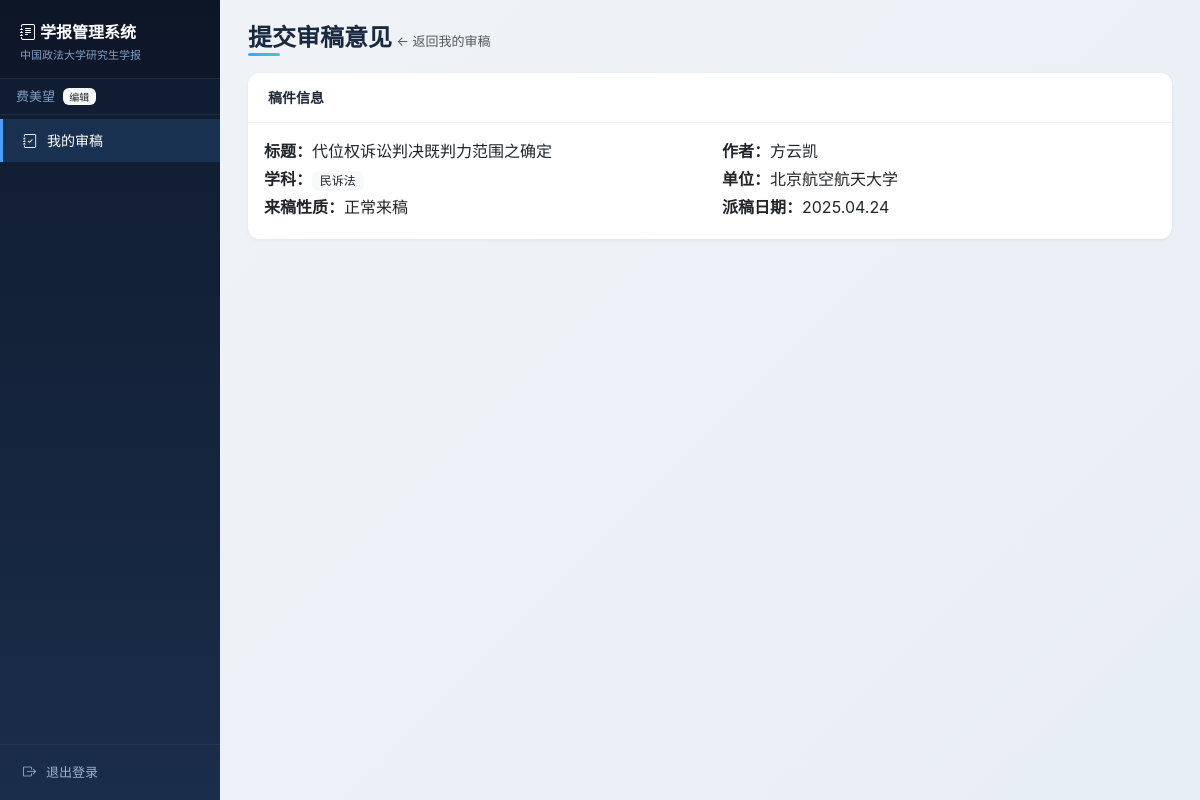
/editor/review/14 (signed in), run on the app's committed database.
### tables this page shows
CREATE TABLE editors (
            id       INTEGER PRIMARY KEY AUTOINCREMENT,
            name     TEXT NOT NULL UNIQUE,
            email    TEXT,
            role     TEXT DEFAULT '编辑',
            subjects TEXT,
            notes    TEXT,
            active   INTEGER DEFAULT 1
        , password_hash TEXT DEFAULT NULL, last_login TEXT);

CREATE TABLE submissions (
            id              INTEGER PRIMARY KEY AUTOINCREMENT,
            title           TEXT NOT NULL,
            field           TEXT NOT NULL,
            sub_field       TEXT,
            submission_type TEXT DEFAULT '正常来稿',
            author1_id      INTEGER REFERENCES authors(id),
            author2_id      INTEGER REFERENCES authors(id),
            received_date   TEXT NOT NULL,
            status          TEXT DEFAULT '待处理',
            issue           TEXT,
            file_path       TEXT,
            notes           TEXT,
            created_at      TEXT DEFAULT (datetime('now','localtime')),
            updated_at      TEXT DEFAULT (datetime('now','localtime'))
        );

CREATE TABLE authors (
            id          INTEGER PRIMARY KEY AUTOINCREMENT,
            name        TEXT NOT NULL,
            email       TEXT,
            phone       TEXT,
            address     TEXT,
            affiliation TEXT,
            department  TEXT,
            grade       TEXT,
            notes       TEXT,
            created_at  TEXT DEFAULT (datetime('now','localtime'))
        );

CREATE TABLE assignments (
            id              INTEGER PRIMARY KEY AUTOINCREMENT,
            submission_id   INTEGER NOT NULL REFERENCES submissions(id),
            editor_id       INTEGER NOT NULL REFERENCES editors(id),
            round           TEXT NOT NULL DEFAULT '一审',
            assigned_date   TEXT NOT NULL,
            deadline        TEXT,
            status          TEXT DEFAULT '待审',
            result          TEXT,
            result_date     TEXT,
            opinion_summary TEXT,
            notes           TEXT,
            created_at      TEXT DEFAULT (datetime('now','localtime'))
        , score_topic REAL, score_argument REAL, score_innovation REAL, score_standard REAL, score_total REAL, review_opinion TEXT, review_comment TEXT, file_review TEXT, file_annotated TEXT, reviewed_at TEXT);

### webapp.py (the view, shortened to what this page needs)
@app.route("/editor/review/<int:aid>", methods=["GET", "POST"])
@login_required
def editor_review(aid):
    conn = get_conn()
    assign = conn.execute("""
        SELECT a.*, s.title, s.field, s.submission_type,
               au.name AS author_name, au.affiliation AS author_aff
        FROM assignments a
        JOIN submissions s ON a.submission_id = s.id
        LEFT JOIN authors au ON s.author1_id = au.id
        WHERE a.id=?
    """, (aid,)).fetchone()
    if not assign:
        conn.close()
        flash("派稿记录不存在", "danger")
        return redirect(url_for("editor_dashboard"))
    if assign["editor_id"] != current_user.id and not current_user.is_admin:
        conn.close()
        flash("这不是分配给您的审稿任务", "danger")
        return redirect(url_for("editor_dashboard"))
    conn.close()
    return render_template("editor_review.html", assign=assign)

### webapp.py (called while the page is built)
@login_manager.user_loader
def load_user(user_id):
    conn = get_conn()
    row = conn.execute("SELECT * FROM editors WHERE id=?", (user_id,)).fetchone()
    conn.close()
    return EditorUser(row) if row else None

def get_conn():
    conn = sqlite3.connect(DB_PATH)
    conn.row_factory = sqlite3.Row
    conn.execute("PRAGMA foreign_keys=ON")
    return conn

def need_setup():
    conn = get_conn()
    cnt = conn.execute(
        "SELECT COUNT(*) FROM editors WHERE password_hash IS NOT NULL"
    ).fetchone()[0]
    conn.close()
    return cnt == 0

@app.before_request
def before_request():
    if not need_setup():
        return
    if request.endpoint not in ("setup", "static"):
        return redirect(url_for("setup"))

    @property
    def is_admin(self):
        return self.role in ("主编", "管理员")

### templates/editor_review.html (shortened to what this page needs)
{% extends "base.html" %}
{% block content %}
<div class="page-header">
    <h4>提交审稿意见</h4>
    <a href="{{ url_for('editor_dashboard') }}" class="text-muted text-decoration-none fs-small">← 返回我的审稿</a>
</div>
<div class="card mb-3">
    <div class="card-header">稿件信息</div>
    <div class="card-body">
        <div class="row">
            <div class="col-md-6">
                <p class="mb-1"><strong>标题：</strong>{{ assign.title }}</p>
                <p class="mb-1"><strong>学科：</strong><span class="badge bg-light text-dark">{{ assign.field }}</span></p>
                <p class="mb-1"><strong>来稿性质：</strong>{{ assign.submission_type }}</p>
            </div>
            <div class="col-md-6">
                <p class="mb-1"><strong>作者：</strong>{{ assign.author_name or '-' }}</p>
                <p class="mb-1"><strong>单位：</strong>{{ assign.author_aff or '-' }}</p>
                <p class="mb-1"><strong>派稿日期：</strong>{{ assign.assigned_date }}</p>
            </div>
        </div>
    </div>
</div>
{% endblock %}

### templates/base.html (shortened to what this page needs)
<!DOCTYPE html>
<html lang="zh-CN">
<head>
    <link href="https://cdn.bootcdn.net/ajax/libs/bootstrap/5.3.3/css/bootstrap.min.css" rel="stylesheet">
    <link rel="stylesheet" href="https://cdn.bootcdn.net/ajax/libs/bootstrap-icons/1.11.3/font/bootstrap-icons.min.css">
</head>
<body>
    {% if current_user.is_authenticated %}
    <nav class="sidebar d-none d-md-block">
        <div class="brand">
            <i class="bi bi-journal-text me-1"></i>学报管理系统
            <small>中国政法大学研究生学报</small>
        </div>
        <div class="px-3 py-2" style="border-bottom:1px solid rgba(255,255,255,.06);font-size:13px">
            <span style="color:#7e9ec4">{{ current_user.name }}</span>
            <span class="badge bg-light text-dark ms-1" style="font-size:10px">{{ current_user.role }}</span>
        </div>
        <ul class="nav flex-column mt-1">
            <li class="nav-item">
                <a class="nav-link {% if request.path.startswith('/editor/') %}active{% endif %}" href="{{ url_for('editor_dashboard') }}">
                    <i class="bi bi-journal-check"></i>我的审稿
                </a>
            </li>
        </ul>
        <div style="position:absolute;bottom:0;left:0;right:0;padding:12px 20px;border-top:1px solid rgba(255,255,255,.06)">
            <a href="{{ url_for('logout') }}" class="nav-link" style="padding:6px 0;color:#9bb3d1;font-size:13px">
                <i class="bi bi-box-arrow-right"></i>退出登录
            </a>
        </div>
    </nav>
    {% endif %}
    <div class="main">
        {% block content %}{% endblock %}
    </div>
</body>
</html>

### templates/base.html (style rules this page uses)
body { background: linear-gradient(135deg, #f0f4f8 0%, #e8eef5 100%); font-family: -apple-system, "Microsoft YaHei", "PingFang SC", sans-serif; }
.sidebar { position: fixed; top: 0; bottom: 0; left: 0; width: 220px; background: linear-gradient(180deg, #0f1a2e 0%, #1a2d4a 100%); z-index: 100; padding-top: 0; overflow-y: auto; }
.sidebar .brand { padding: 20px 20px 14px; color: #fff; font-size: 16px; font-weight: 700; border-bottom: 1px solid rgba(255,255,255,.08); background: rgba(0,0,0,.15); }
.sidebar .brand small { display: block; font-size: 11px; font-weight: 400; color: #7e9ec4; margin-top: 3px; }
.sidebar .nav-link { color: #9bb3d1; padding: 11px 20px; font-size: 14px; border-radius: 0; transition: all .2s; border-left: 3px solid transparent; }
.sidebar .nav-link.active { color: #fff; background: rgba(74,158,255,.15); border-left: 3px solid #4a9eff; }
.sidebar .nav-link i { margin-right: 10px; width: 18px; text-align: center; }
.main { margin-left: 220px; padding: 24px 28px; min-height: 100vh; }
.page-header { margin-bottom: 20px; }
.page-header h4 { margin: 0; font-weight: 700; color: #1a2940; position: relative; display: inline-block; }
.page-header h4::after { content: ''; position: absolute; bottom: -3px; left: 0; width: 32px; height: 3px; background: linear-gradient(90deg, #4a9eff, #2dd4bf); border-radius: 2px; }
.page-header .text-muted { font-size: 13px; }
.card { border: none; border-radius: 12px; box-shadow: 0 1px 4px rgba(0,0,0,.06); margin-bottom: 16px; background: #fff; transition: box-shadow .2s; }
.card-header { background: #fff; border-bottom: 1px solid #f0f2f5; padding: 14px 20px; font-weight: 600; font-size: 14px; border-radius: 12px 12px 0 0 !important; color: #1e293b; }
.badge { font-weight: 500; }
.fs-small { font-size: 12px; }

### data on the page
editors: name "费美望", role "编辑"
submissions: title "代位权诉讼判决既判力范围之确定", field "民诉法", submission_type "正常来稿"
authors: name "方云凯", affiliation "北京航空航天大学"
assignments: assigned_date "2025.04.24"
